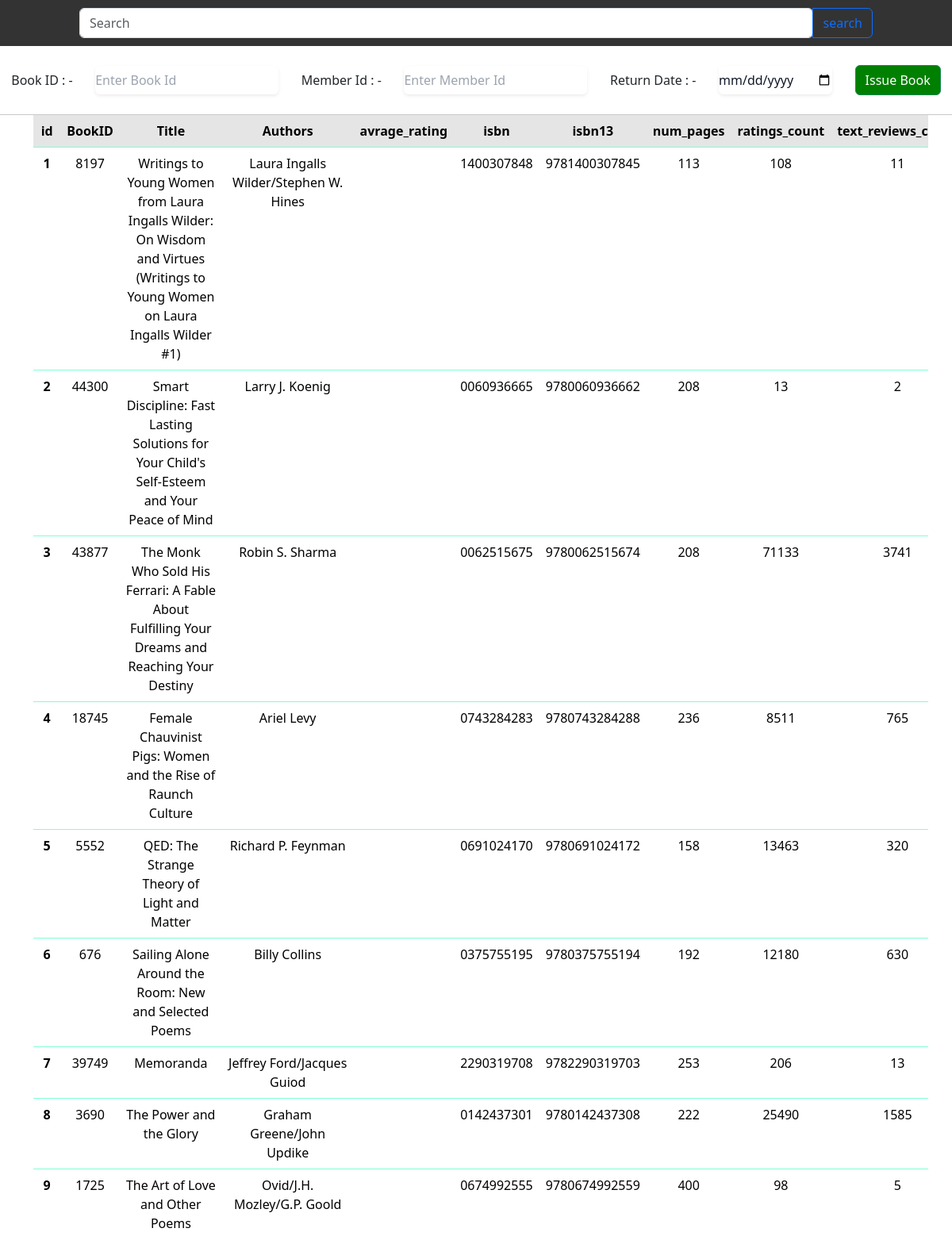
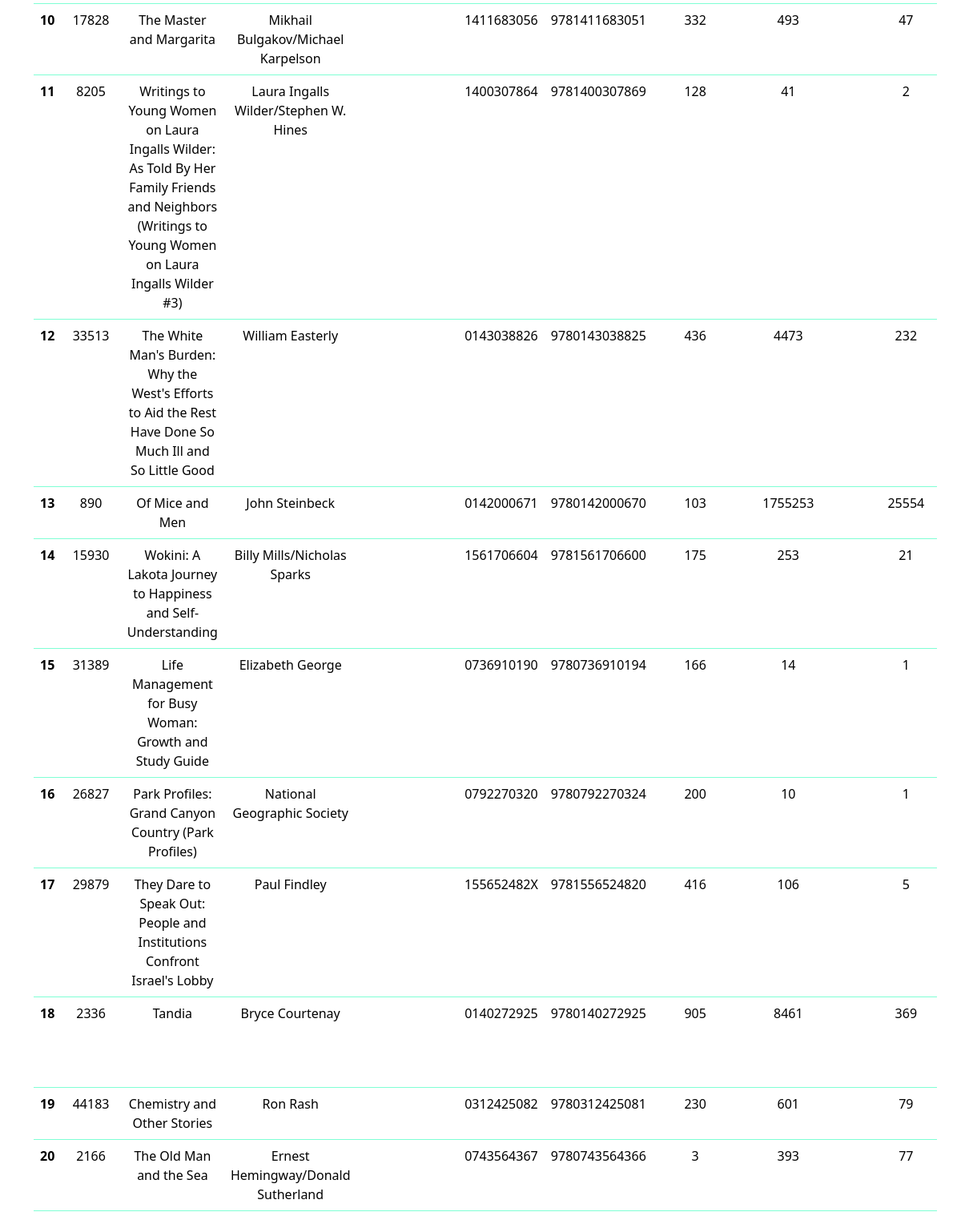
The app's page /issue (signed in) with its own data (2 pictures, top to bottom).
### database/models.py (models this page shows)
class Book(models.Model):
    bookID = models.CharField(max_length=10)
    title = models.CharField(max_length=255)
    authors = models.CharField(max_length=255)
    average_rating = models.CharField(max_length=4)
    isbn = models.CharField(max_length=13)
    isbn13 = models.CharField(max_length=13)
    language_code = models.CharField(max_length=10)
    num_pages = models.CharField(max_length=5)
    ratings_count = models.CharField(max_length=5)
    text_reviews_count = models.CharField(max_length=5)
    publication_date = models.DateField()
    publisher = models.CharField(max_length=255)
    quantity_in_stock = models.IntegerField()

### Library/views.py (the view, shortened to what this page needs)
# urls.py: path('issue',views.issue),
def issue(request):
    book = Book.objects.all()
    if request.method == "GET":
        ser = request.GET.get('sear')
        try:
            book = Book.objects.filter(Q(title__icontains=ser)|Q(authors__icontains = ser))
            return render(request,'isse.html',{'books':book})
        except Exception as e:
            print("error")
            print(e)
    if request.user.is_anonymous:
        return redirect('/')
    return render(request,'isse.html',{'books':book})

### template/isse.html (shortened to what this page needs)
<!DOCTYPE html>
<html lang="en">
<head>
    <link rel="stylesheet" href="/static/books.css">
    <link href="https://cdn.jsdelivr.net/npm/bootstrap@5.3.1/dist/css/bootstrap.min.css" rel="stylesheet">
    <script src="https://cdn.tailwindcss.com"></script>
</head>
<body>
<form action="#" method="GET" style="position:sticky; top:0; background-color: #333;
color: #fff;
text-align: center;
padding: 10px 0;">
<div class="input-group container">
  <input type="text" name="sear"  class="form-control rounded" placeholder="Search" aria-label="Search" aria-describedby="search-addon" />
  <button type="submit" class="btn btn-outline-primary">search</button>
</div>
</form>
<br>
<fieldset >
<form action="#" method="POST" style=" display:flex; justify-content: space-around;  align-items: center; "  >
    <label for="bookid"> Book ID : -</label>
    <input type="text" name="bookid" id="bookId" placeholder="Enter Book Id"      class="  rounded-md border-black py-1.5 text-gray-900 shadow-sm  ">
    <label for="memid">Member Id : - </label>
    <input type="text" name="memid" id="memid" placeholder="Enter Member Id"                 class="  rounded-md  py-1.5 text-gray-900 shadow-sm ">
    <label for="rdate">Return Date : - </label>
    <input type="date" name="rdate" id="rdate" placeholder="Enter Member Id"                 class="  rounded-md  py-1.5 text-gray-900 shadow-sm ">
<button type="submit"  style="background:green;" class="btn btn-success">Issue Book</button>
</form>
</fieldset>
<br>
<hr>
<div class="overflow-auto container-md" >
  <table border="2"   style="border-color :aquamarine; height:80vh; width:90vw; text-align:center; overflow:scroll; "  class=" table table-hover overflow-auto">
    <thead>
      <tr  class="table-active">
        <th  scope="col">id</th>
        <th scope="col">BookID</th>
        <th scope="col">Title</th>
        <th scope="col">Authors</th>
        <th scope="col">avrage_rating</th>
        <th scope="col">isbn</th>
        <th scope="col">isbn13</th>
        <th scope="col">num_pages</th>
        <th scope="col">ratings_count</th>
        <th scope="col">text_reviews_count</th>
      </tr>
    </thead>
    <tbody>
      <tr>
        {% for item in books %}
        <th scope="row">{{item.id}}</th>
        <td>{{item.bookID}}</td>
        <td>{{item.title}}</td>
        <td>{{item.authors}}</td>
        <td>{{item.avrage_rating}}</td>
        <td>{{item.isbn}}</td>
        <td>{{item.isbn13}}</td>
        <td>{{item.num_pages}}</td>
        <td>{{item.ratings_count}}</td>
        <td>{{item.text_reviews_count}}</td>
      </tr>
      {% endfor %}
  </table>
</div>
</body>
</html>

### records on screen
Book: id "1", bookID "8197", title "Writings to Young Women from Laura Ingalls Wilder: On Wisdom and Virtues (Writings to Young Women on Laura Ingalls Wilder #1)", authors "Laura Ingalls Wilder/Stephen W. Hines", isbn "1400307848", isbn13 "9781400307845", num_pages "113", ratings_count "108", text_reviews_count "11"
Book: id "2", bookID "44300", title "Smart Discipline: Fast Lasting Solutions for Your Child's Self-Esteem and Your Peace of Mind", authors "Larry J. Koenig", isbn "0060936665", isbn13 "9780060936662", num_pages "208", ratings_count "13", text_reviews_count "2"
Book: id "3", bookID "43877", title "The Monk Who Sold His Ferrari: A Fable About Fulfilling Your Dreams and Reaching Your Destiny", authors "Robin S. Sharma", isbn "0062515675", isbn13 "9780062515674", num_pages "208", ratings_count "71133", text_reviews_count "3741"
Book: id "4", bookID "18745", title "Female Chauvinist Pigs: Women and the Rise of Raunch Culture", authors "Ariel Levy", isbn "0743284283", isbn13 "9780743284288", num_pages "236", ratings_count "8511", text_reviews_count "765"
Book: id "5", bookID "5552", title "QED: The Strange Theory of Light and Matter", authors "Richard P. Feynman", isbn "0691024170", isbn13 "9780691024172", num_pages "158", ratings_count "13463", text_reviews_count "320"
Book: id "6", bookID "676", title "Sailing Alone Around the Room: New and Selected Poems", authors "Billy Collins", isbn "0375755195", isbn13 "9780375755194", num_pages "192", ratings_count "12180", text_reviews_count "630"
Book: id "7", bookID "39749", title "Memoranda", authors "Jeffrey Ford/Jacques Guiod", isbn "2290319708", isbn13 "9782290319703", num_pages "253", ratings_count "206", text_reviews_count "13"
Book: id "8", bookID "3690", title "The Power and the Glory", authors "Graham Greene/John Updike", isbn "0142437301", isbn13 "9780142437308", num_pages "222", ratings_count "25490", text_reviews_count "1585"
Book: id "9", bookID "1725", title "The Art of Love and Other Poems", authors "Ovid/J.H. Mozley/G.P. Goold", isbn "0674992555", isbn13 "9780674992559", num_pages "400", ratings_count "98", text_reviews_count "5"
Book: id "10", bookID "17828", title "The Master and Margarita", authors "Mikhail Bulgakov/Michael Karpelson", isbn "1411683056", isbn13 "9781411683051", num_pages "332", ratings_count "493", text_reviews_count "47"
Book: id "11", bookID "8205", title "Writings to Young Women on Laura Ingalls Wilder: As Told By Her Family Friends and Neighbors (Writings to Young Women on Laura Ingalls Wilder #3)", authors "Laura Ingalls Wilder/Stephen W. Hines", isbn "1400307864", isbn13 "9781400307869", num_pages "128", ratings_count "41", text_reviews_count "2"
Book: id "12", bookID "33513", title "The White Man's Burden: Why the West's Efforts to Aid the Rest Have Done So Much Ill and So Little Good", authors "William Easterly", isbn "0143038826", isbn13 "9780143038825", num_pages "436", ratings_count "4473", text_reviews_count "232"
Book: id "13", bookID "890", title "Of Mice and Men", authors "John Steinbeck", isbn "0142000671", isbn13 "9780142000670", num_pages "103", ratings_count "1755253", text_reviews_count "25554"
Book: id "14", bookID "15930", title "Wokini: A Lakota Journey to Happiness and Self-Understanding", authors "Billy Mills/Nicholas Sparks", isbn "1561706604", isbn13 "9781561706600", num_pages "175", ratings_count "253", text_reviews_count "21"
Book: id "15", bookID "31389", title "Life Management for Busy Woman: Growth and Study Guide", authors "Elizabeth George", isbn "0736910190", isbn13 "9780736910194", num_pages "166", ratings_count "14", text_reviews_count "1"
Book: id "16", bookID "26827", title "Park Profiles: Grand Canyon Country (Park Profiles)", authors "National Geographic Society", isbn "0792270320", isbn13 "9780792270324", num_pages "200", ratings_count "10", text_reviews_count "1"
Book: id "17", bookID "29879", title "They Dare to Speak Out: People and Institutions Confront Israel's Lobby", authors "Paul Findley", isbn "155652482X", isbn13 "9781556524820", num_pages "416", ratings_count "106", text_reviews_count "5"
Book: id "18", bookID "2336", title "Tandia", authors "Bryce Courtenay", isbn "0140272925", isbn13 "9780140272925", num_pages "905", ratings_count "8461", text_reviews_count "369"
Book: id "19", bookID "44183", title "Chemistry and Other Stories", authors "Ron Rash", isbn "0312425082", isbn13 "9780312425081", num_pages "230", ratings_count "601", text_reviews_count "79"
Book: id "20", bookID "2166", title "The Old Man and the Sea", authors "Ernest Hemingway/Donald Sutherland", isbn "0743564367", isbn13 "9780743564366", num_pages "3", ratings_count "393", text_reviews_count "77"
